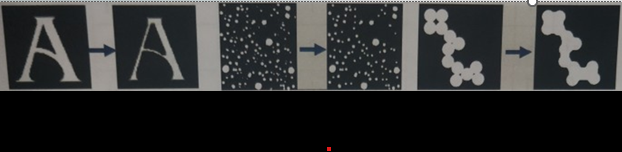
#> input picture all.png, 622 x 152 px; its folder holds only this picture in this run
$ python -i algos.py   (imports and definitions only)   (older library calls are emulated)
#> lines starting #> are read from the running program, lines starting #| are printed output that depends on the picture; after the words box and inside, x2 and y2 are one past the last pixel; in counts of white or black regions, pixels touching at a corner belong together
"""
General algorithms that I used throughout the semester
Many are somewhat outdated in their design considiring my experience with them, were made slopily, and may not even work
Requires 3.10 python as I use a couple of match statements
"""
import numpy as np
import matplotlib.pyplot as plt
import cv2
import skimage as si
from scipy.stats import skew, kurtosis, entropy
from multiprocess import pool

def get_img(path):
    return cv2.imread(path, 1)

def get_gray_img(path):
    return cv2.imread(path, 0)

def gauss_kernel(ksize, s):
    return np.outer(cv2.getGaussianKernel(ksize, s), cv2.getGaussianKernel(ksize, s))

def gauss_filter(img, ksize, s):
    return cv2.filter2D(img, -1, gauss_kernel(ksize, s))

def switch_rgb(img):
    return cv2.cvtColor(img, cv2.COLOR_BGR2RGB)

def to_gray(img):
    return cv2.cvtColor(img, cv2.COLOR_BGR2GRAY)

# [41 lines left out: functions calculate_lbp_feature, intensity_feats, not called in this run]


def area_feat(img):
    contours = sorted(find_contours(img), key=cv2.contourArea, reverse=True)
    largest_contour = contours[0]
    return (
        cv2.contourArea(largest_contour),
        cv2.drawContours(
            np.zeros_like(img) + 255, [largest_contour], -1, (0, 255, 0), 2
        ),
        cv2.arcLength(largest_contour, True),
    )


# [26 lines left out: function generate_chain_code, not called in this run]


def find_contours(img):
    edges = enh_seg(img)
    contours, _ = cv2.findContours(edges, cv2.RETR_TREE, cv2.CHAIN_APPROX_SIMPLE)
    return contours


def enhance(img):
    return lut_stretch(img)


def segment(img):
    return otsu(img)


def enh_seg(img):
    return enhance(img) * segment(img)


# [61 lines left out: functions box_counting_dim_single, box_counting_dim, make_form, not called in this run]


def erode(img, k=3, form="cross"):
    return cv2.erode(img, make_form(k, form))


def dilate(img, k=3, form="cross"):
    return cv2.dilate(img, make_form(k, form))


def opening(img, k=3, form="cross"):
    return dilate(erode(img, k, form), k, form)


def closing(img, k=3, form="cross"):
    return erode(dilate(img, k, form), k, form)


# [4 lines left out: function morph_grad, not called in this run]


def top_hat(img, k=3, form="cross"):
    return (img - opening(img, k, form).astype(np.uint8)).astype(np.uint8)


def bot_hat(img, k=3, form="cross"):
    return (img - closing(img, k, form).astype(np.uint8)).astype(np.uint8)


# [88 lines left out: functions any_neighbor_zero, zero_crossing, laplacian, gaussian_edge, sobel, not called in this run]


def canny(img, T1, T2=None):
    return cv2.Canny(img, T1, T1 * 3 if T2 is None else T2)


# [18 lines left out: function robinson, not called in this run]


def hog(img):
    return si.feature.hog(img, visualize=True)[1]


# [11 lines left out: functions multilevel_thresh, adaptive_thresh, not called in this run]


def otsu(img):
    return cv2.threshold(img, 0, 255, cv2.THRESH_BINARY + cv2.THRESH_OTSU)[1]


# [129 lines left out: functions global_thresh, niblack, bernsen, sauvola, alpha_trim_mean, weighted_median and 4 more, not called in this run]


def wf_3x3(img):
    return weighted_filter(img)


# [216 lines left out: functions wf_7x7, wf_9x9, wf_15x15, estimate_noise, combo_gauss_sp_noise, combo_gauss_sp and 10 more, not called in this run]


# LUT contrast stretching
def lut_stretch(img):
    xp = [0, 64, 128, 192, 255]
    fp = [0, 16, 128, 240, 255]
    x = np.arange(256)
    table = np.interp(x, xp, fp).astype("uint8")
    return cv2.LUT(img, table)


# LUT gamma correction
# [23 lines left out: functions gamma_correct, make_hist, cumm_sum, not called in this run]


def normalize(cs):
    return (255 * (cs - cs.min())) / (cs.max() - cs.min())


# Basic histogram equalization
# [23 lines left out: functions hist_equal, intensity_stretch, dist, not called in this run]


# TODO: All Retinex code needs to be credited
def singleScaleRetinex(img, variance):
    retinex = np.log10(img) - np.log10(cv2.GaussianBlur(img, (0, 0), variance))
    return retinex


# [280 lines left out: functions multiScaleRetinex, MSR, SSR, interpolate, clahe, display_hist_alt, not called in this run]

>>> import cv2
>>> picture = cv2.imread('all.png', cv2.IMREAD_GRAYSCALE)
#> picture: shape (152, 622); min 0, max 255, mean 46.8
>>> result = area_feat(picture)
#> in lut_stretch, `return cv2.LUT(img, table)`:
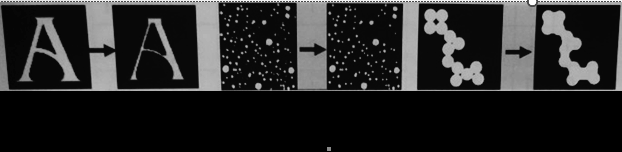
#> returned value: shape (152, 622); min 0, max 255, mean 38.4
#> in otsu, `return cv2.threshold(img, 0, 255, cv2.THRESH_BINARY + cv2.THRESH_OTSU)..`:
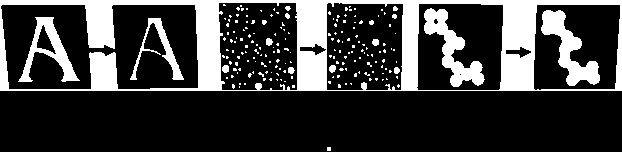
#> returned value: shape (152, 622); 23.3% white; 186 white regions (169 under 20 px)
#> in enh_seg, `return enhance(img) * segment(img)`:
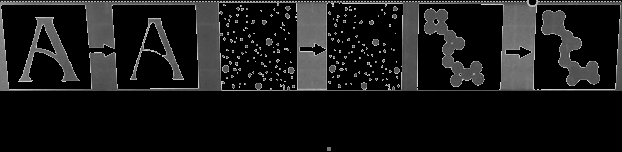
#> returned value: shape (152, 622); min 0, max 212, mean 24.7
#> in find_contours, `contours, _ = cv2.findContours(edges, cv2.RETR_TREE, cv2.CHAIN_APPROX_..`: contours = 196 contours, 176 with area under 20; largest, box (x1, y1, x2, y2) and area: (0, 0, 622, 91) 55890, (0, 4, 199, 90) 14320, (416, 3, 504, 91) 7314, (533, 4, 621, 91) 7106, (218, 2, 298, 91) 6740
#> in area_feat, `largest_contour = contours[0]`: largest_contour = [[0, 0], [0, 90], [621, 90], [621, 0]]
